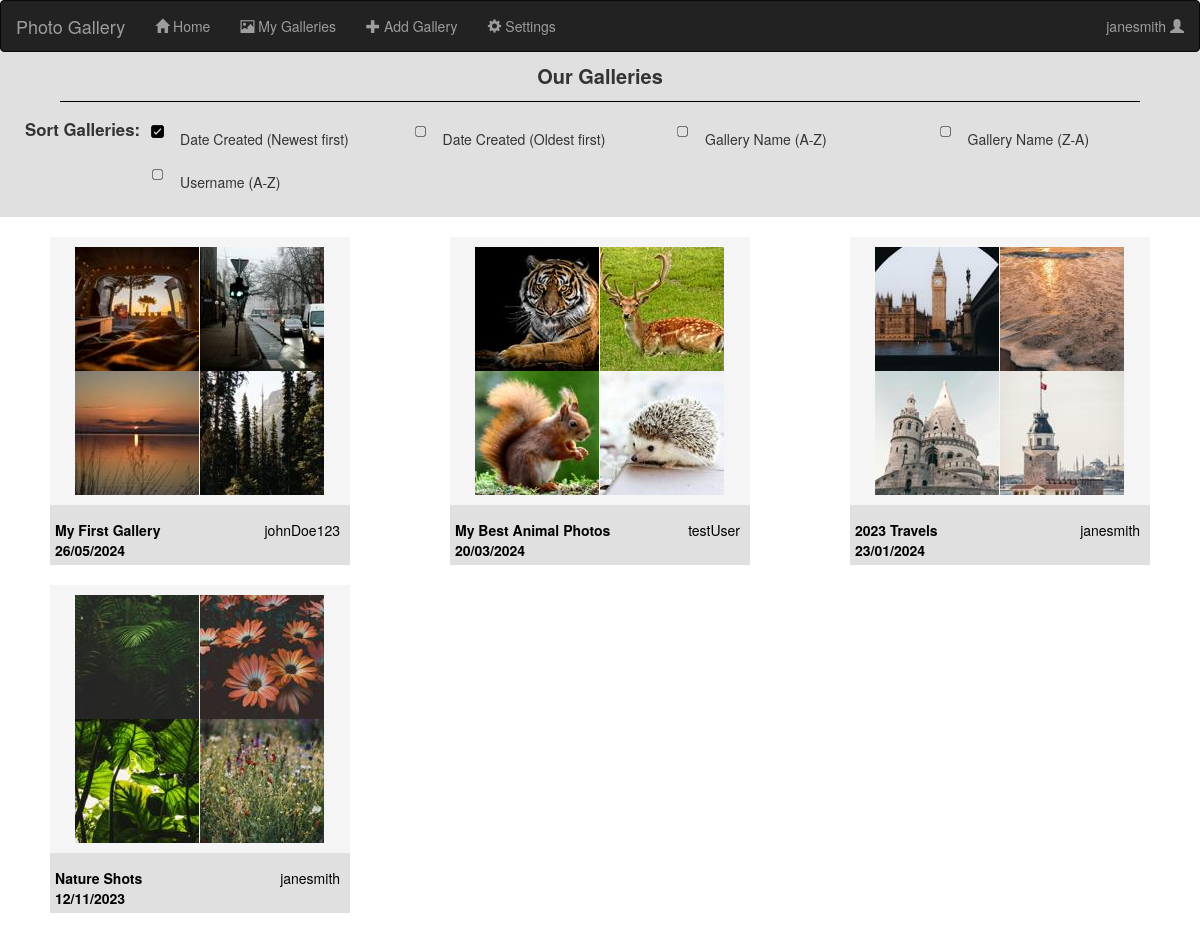
The page / (signed in) on the database as committed earlier.
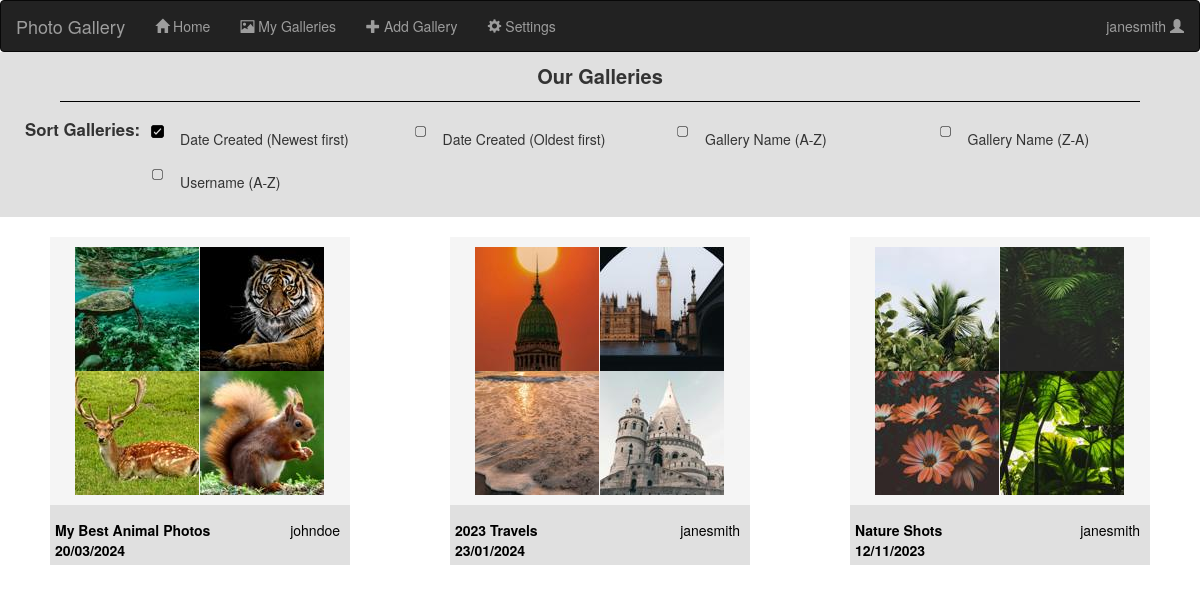
The same page on the database as committed later.
### components/databaseClasses.py (models this page shows, shortened)
class Gallery(db.Model):
    __tablename__ = 'galleries'
    id = db.Column(db.Integer, primary_key=True)
    userId = db.Column(db.Integer, db.ForeignKey(User.id))
    numPhotos = db.Column(db.Integer)
    title = db.Column(db.String(40))
    dateCreated = db.Column(db.Date)
    dateLastEdited = db.Column(db.Date)
    description = db.Column(db.Text)
    photos = db.relationship('Photo', backref='gallery')

class User(UserMixin, db.Model):
    __tablename__ = 'users'
    __bind_key__ = 'users'
    id = db.Column(db.Integer, primary_key = True)
    fname = db.Column(db.String(32))
    lname = db.Column(db.String(32))
    email = db.Column(db.String(300), unique = True)
    username = db.Column(db.String(24))
    passwordHash = db.Column(db.String(128))
    galleries = db.relationship('Gallery', backref='user')

class Photo(db.Model):
    __tablename__ = 'photos'
    __bind_key__ = 'photos'
    id = db.Column(db.Integer, primary_key=True)
    galleryId = db.Column(db.Integer, db.ForeignKey(Gallery.id))
    photoURL = db.Column(db.String(32))
    thumbnailURL = db.Column(db.String(32))

### app.py (the view)
@app.route("/")
def homePage():
    sortVar = request.args.get("sortGalls", "name")
    sortedGalls = galleries.copy()
    if sortVar == "DateNtoO":
        sortedGalls = dict(sorted(sortedGalls.items(), key=lambda item: item[1]['dateCreated'], reverse = True))
    elif sortVar == "DateOtoN":
        sortedGalls = dict(sorted(sortedGalls.items(), key=lambda item: item[1]['dateCreated']))
    elif sortVar == "AlphaAtoZ":
        sortedGalls = dict(sorted(sortedGalls.items(), key=lambda item: item[1]['title'].lower()))
    elif sortVar == "AlphaZtoA":
        sortedGalls = dict(sorted(sortedGalls.items(), key=lambda item: item[1]['title'].lower(), reverse = True))
    elif sortVar == "username":
        sortedGalls = dict(sorted(sortedGalls.items(), key=lambda item: users[item[1]['userId']]['username']))
    else:
        sortedGalls = dict(sorted(sortedGalls.items(), key=lambda item: item[1]['dateCreated'], reverse= True))
    return render_template('index.html', galleries = sortedGalls, photos = photos, users = users, loggedIn = isLoggedIn(), username = getCurrentUsername())

### app.py (called while the page is built)
@lm.user_loader
def loadUser(id):
    return User.query.get(int(id))

### components/utils.py (called while the page is built)
def getCurrentUsername():
    currentUserID = session.get("userId", None)
    currentUsername = None
    if currentUserID != None:
        currentUsername = loadUser(currentUserID).username
    return currentUsername

def isLoggedIn():
    if 'loggedIn' not in session:
        session['loggedIn'] = False
        session.modified = True
    return session['loggedIn']

### templates/index.html (shortened to what this page needs)
{% extends "base.html" %}
{% block content %}
    <div class = "pageTitle">
        Our Galleries
    </div>
    <div id = "sortbar">
        <div id = "sortbarTitle">
            Sort Galleries:
        </div>
        <form action="{{ url_for('homePage') }}" method = "GET" id = "sortbarForm">
            <div>
            <label for = "DateNtoO" class = "sortGallsLabel">Date Created (Newest first)</label>
            </div>
            <div><input type = "radio" id = "DateOtoN" name = "sortGalls" value = "DateOtoN" onchange="this.form.submit()"  {{ 'checked' if request.args.get('sortGalls') == 'DateOtoN' else '' }}>
            <label for = "DateOtoN" class = "sortGallsLabel">Date Created (Oldest first)</label>
            </div>
            <div>
            <label for = "AlphaAtoZ" class = "sortGallsLabel">Gallery Name (A-Z)</label>
            </div>
            <div>
            <label for = "AlphaZtoA" class = "sortGallsLabel">Gallery Name (Z-A)</label>
            </div>
            <div>
            <label for = "username" class = "sortGallsLabel">Username (A-Z)</label>
            </div>
        </form>
    </div>
    <div id = "galleries">
    {% for key in galleries %}
        {% set gallery = galleries[key] %}
        {% set numPhotos = gallery['numPhotos'] %}
        {% set photosList = gallery['photos'] %}
        <div class = "galleryTilePreview">
            <a href = "{{ url_for('viewGallery', galleryID = gallery['id'])}}">
                <div class = "photosPreview">
                    {% for i in range(4) %}
                        <div class = "thumbnailPhoto">
                            {% set photoURL = photos[photosList[(i%numPhotos)]]['thumbnailURL'] %}
                            <img src="{{photoURL}}">
                        </div>
                    {% endfor %}
                </div>
                <div class = "previewDetails">
                    <div class = "previewTitleDate">
                        {{gallery['title']}}
                        <br>
                        {{gallery['dateCreated'].strftime('%d/%m/%Y')}}
                    </div>
                    <div class = "previewUser">
                        {{users[gallery['userId']]['username']}}
                    </div>
                </div>
            </a>
        </div>
    {% endfor %}
    </div>
{% endblock %}

Rows that differ between the two databases and show on the page:
removed Gallery: title "My First Gallery", dateCreated "26/05/2024"
no longer on this page (row edited): User: username "testUser"
removed Photo: thumbnailURL (picture)
changed Photo (number 1 of 12 on the later page): thumbnailURL: picture added; thumbnailURL: picture removed
changed Photo (number 2 of 12 on the later page): thumbnailURL: picture added; thumbnailURL: picture removed
changed Photo (number 3 of 12 on the later page): thumbnailURL: picture added; thumbnailURL: picture removed
changed Photo (number 4 of 12 on the later page): thumbnailURL: picture added; thumbnailURL: picture removed
now on this page (row edited): Photo: thumbnailURL (picture)
changed Photo (number 9 of 12 on the later page): thumbnailURL: a different picture
changed Photo (number 10 of 12 on the later page): thumbnailURL: a different picture
changed Photo (number 11 of 12 on the later page): thumbnailURL: a different picture
changed Photo (number 12 of 12 on the later page): thumbnailURL: a different picture
Other text that changed with them:
new list line: "My Best Animal Photos 20/03/2024"
new list line: "johndoe"
list line gone: "johnDoe123"
list line gone: "My Best Animal Photos 20/03/2024"
